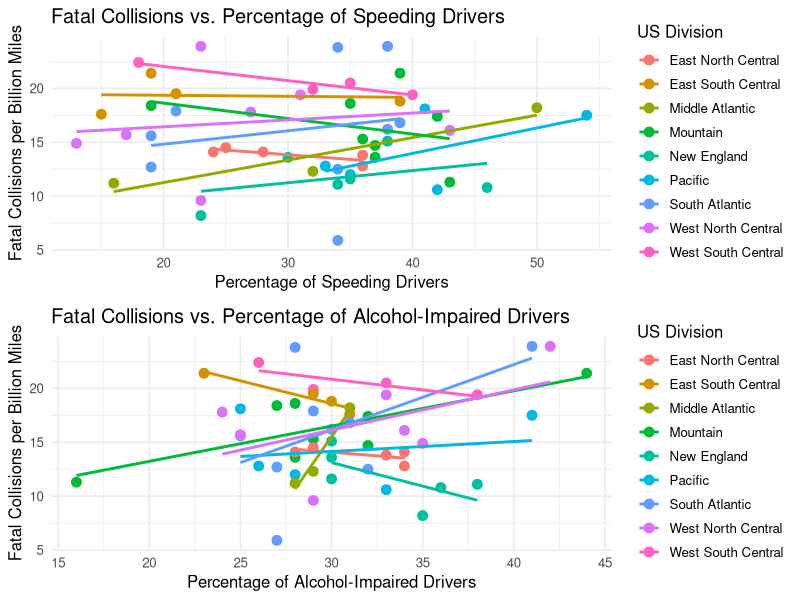
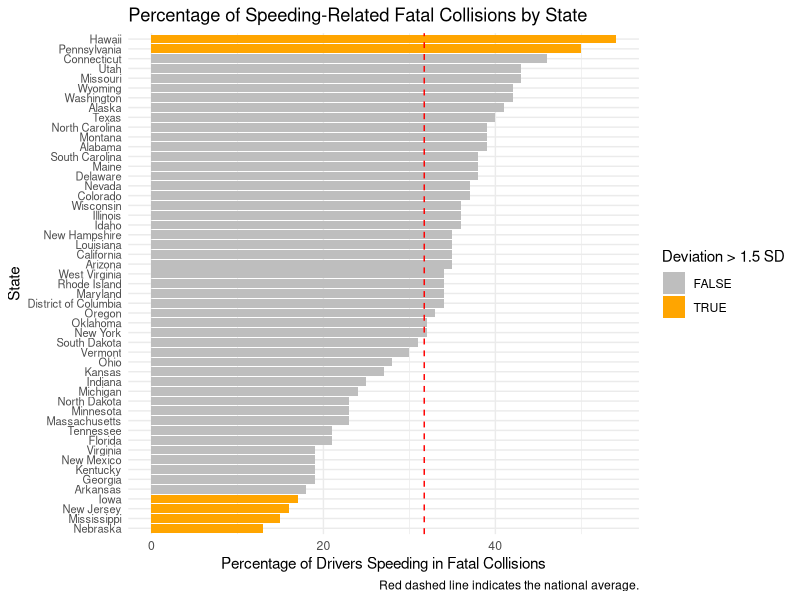
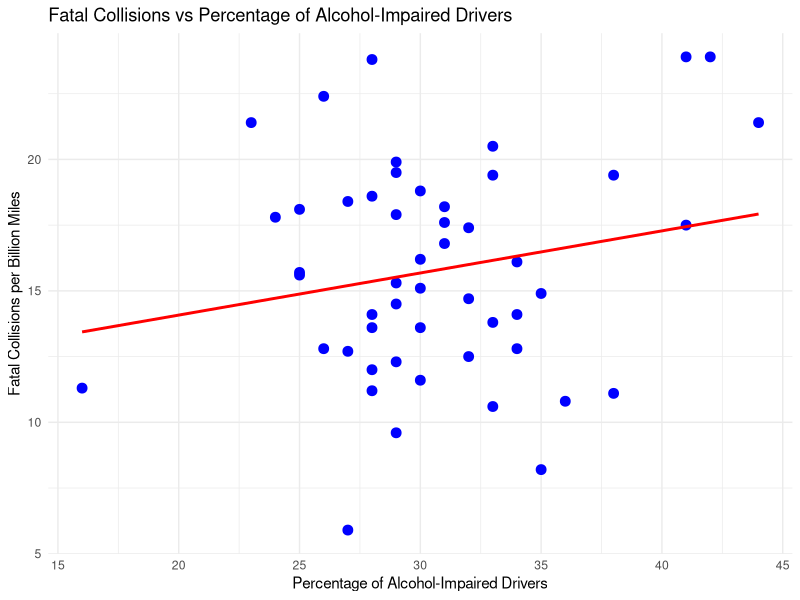
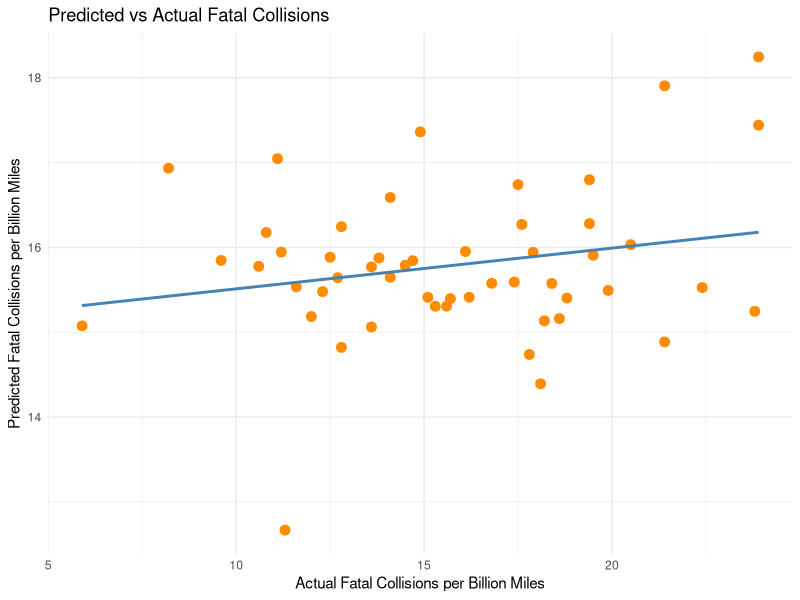

Write R code to recreate these figures, in order.
## ---- chunk 1
knitr::opts_chunk$set(echo = TRUE)
## ---- chunk 2
data <- read.csv("bad-drivers.csv")
summary(data)
head(data)
## ---- chunk 3
missing_values <- colSums(is.na(data))
print("Missing values per column:")
print(missing_values)
data <- data[, colSums(is.na(data)) == 0]  
print("Columns after removing those with NAs:")
print(names(data))
## ---- chunk 4
colnames(data) <- c("State", "Fatal_Collisions_Per_Billion", "Percent_Speeding", 
                    "Percent_Alcohol", "Percent_Not_Distracted", "Percent_No_Prior", 
                    "Insurance_Premiums", "Losses_Per_Driver")
str(data)
## ---- chunk 5
data$State <- as.factor(data$State)
numeric_cols <- c("Fatal_Collisions_Per_Billion", "Percent_Speeding", "Percent_Alcohol", 
                  "Percent_Not_Distracted", "Percent_No_Prior", "Insurance_Premiums", 
                  "Losses_Per_Driver")
data[numeric_cols] <- lapply(data[numeric_cols], as.numeric)
## ---- chunk 6
duplicates <- duplicated(data)
print("Number of duplicate rows:")
print(sum(duplicates))

data <- data[!duplicates, ]  

print("Final cleaned data:")
head(data)
## ---- chunk 7
library(tidyverse)
library(ggplot2)
library(dplyr)
library(tidyr)
library(reshape2)
library(gridExtra)
## ---- chunk 8
divisions <- list(
  `New England` = c("Connecticut", "Maine", "Massachusetts", "New Hampshire", "Rhode Island", "Vermont"),
  `Middle Atlantic` = c("New Jersey", "New York", "Pennsylvania"),
  `East North Central` = c("Illinois", "Indiana", "Michigan", "Ohio", "Wisconsin"),
  `West North Central` = c("Iowa", "Kansas", "Minnesota", "Missouri", "Nebraska", "North Dakota", "South Dakota"),
  `South Atlantic` = c("Delaware", "Florida", "Georgia", "Maryland", "North Carolina", "South Carolina", 
                      "Virginia", "West Virginia", "District of Columbia"),
  `East South Central` = c("Alabama", "Kentucky", "Mississippi", "Tennessee"),
  `West South Central` = c("Arkansas", "Louisiana", "Oklahoma", "Texas"),
  `Mountain` = c("Arizona", "Colorado", "Idaho", "Montana", "Nevada", "New Mexico", "Utah", "Wyoming"),
  `Pacific` = c("Alaska", "California", "Hawaii", "Oregon", "Washington")
)

data <- data %>%
  mutate(Division = case_when(
    State %in% divisions$`New England` ~ "New England",
    State %in% divisions$`Middle Atlantic` ~ "Middle Atlantic",
    State %in% divisions$`East North Central` ~ "East North Central",
    State %in% divisions$`West North Central` ~ "West North Central",
    State %in% divisions$`South Atlantic` ~ "South Atlantic",
    State %in% divisions$`East South Central` ~ "East South Central",
    State %in% divisions$`West South Central` ~ "West South Central",
    State %in% divisions$`Mountain` ~ "Mountain",
    State %in% divisions$`Pacific` ~ "Pacific",
    TRUE ~ NA_character_
  ))


speed_alcohol_collisions <- data %>%
  select(State, Fatal_Collisions_Per_Billion, Percent_Speeding, Percent_Alcohol, Division) %>%
  pivot_longer(cols = c("Percent_Speeding", "Percent_Alcohol"),
               names_to = "Behavior",
               values_to = "Percentage")

## ---- chunk 9
# Scatter plot of Fatal Collisions vs. Speeding, colored by Division
plot_speeding <- ggplot(speed_alcohol_collisions %>% filter(Behavior == "Percent_Speeding"),
                        aes(x = Percentage, y = Fatal_Collisions_Per_Billion, color = Division)) +
  geom_point(size = 3) + 
  geom_smooth(method = 'lm', se = FALSE) +
  labs(title = "Fatal Collisions vs. Percentage of Speeding Drivers",
       x = "Percentage of Speeding Drivers",
       y = "Fatal Collisions per Billion Miles",
       color = "US Division") +
  theme_minimal(base_size = 12) 

## ---- chunk 10
# Scatter plot of Fatal Collisions vs. Alcohol Impairment, colored by Division
plot_alcohol <- ggplot(speed_alcohol_collisions %>% filter(Behavior == "Percent_Alcohol"),
                         aes(x = Percentage, y = Fatal_Collisions_Per_Billion, color = Division)) +
  geom_point(size = 3) + 
  geom_smooth(method = 'lm', se = FALSE) +
  labs(title = "Fatal Collisions vs. Percentage of Alcohol-Impaired Drivers",
       x = "Percentage of Alcohol-Impaired Drivers",
       y = "Fatal Collisions per Billion Miles",
       color = "US Division") +
  theme_minimal(base_size = 12)

grid.arrange(plot_speeding, plot_alcohol, ncol = 1)
## ---- chunk 11
# Calculate national average and standard deviation for speeding percentage
national_avg_speeding <- mean(data$Percent_Speeding, na.rm = TRUE)
national_sd_speeding <- sd(data$Percent_Speeding, na.rm = TRUE)

# Print the national average and SD
print(paste("National Average Percentage Speeding:", round(national_avg_speeding, 2)))
print(paste("National Standard Deviation Percentage Speeding:", round(national_sd_speeding, 2)))

# Add deviation in SD units to the data frame
data <- data %>%
  mutate(Speeding_Deviation_SD = (Percent_Speeding - national_avg_speeding) / national_sd_speeding)

# Identify states deviating significantly (e.g., more than 1.5 SD from the mean)
significant_deviators <- data %>%
  filter(abs(Speeding_Deviation_SD) > 1.5) %>%
  
  arrange(desc(Speeding_Deviation_SD))

print("States with speeding percentages > 1.5 SD from national average:")
print(significant_deviators %>% select(State, Percent_Speeding, Speeding_Deviation_SD))
## ---- chunk 12
# Plot Percentage Speeding by State, ordered, with national average line
plot_speeding_states <- ggplot(data, aes(x = reorder(State, Percent_Speeding), y = Percent_Speeding)) +
  geom_col(aes(fill = Speeding_Deviation_SD > 1.5 | Speeding_Deviation_SD < -1.5)) + # Highlight significant deviators
  geom_hline(yintercept = national_avg_speeding, color = "red", linetype = "dashed") +
  scale_fill_manual(values = c("grey", "orange"), name = "Deviation > 1.5 SD") +
  coord_flip() + # Flip coordinates for better state label readability
  labs(title = "Percentage of Speeding-Related Fatal Collisions by State",
       x = "State",
       y = "Percentage of Drivers Speeding in Fatal Collisions",
       caption = "Red dashed line indicates the national average.") +
  theme_minimal(base_size = 11) +
  theme(axis.text.y = element_text(size = 8)) # Adjust y-axis text size if needed

print(plot_speeding_states)
## ---- chunk 13
# Build the linear regression model using the cleaned data
collision_model <- lm(Fatal_Collisions_Per_Billion ~ Percent_Speeding + Percent_Alcohol + Percent_Not_Distracted, data = data)

# Display the model summary which contains coefficients, p-values, R-squared, etc.
summary(collision_model)
## ---- chunk 14
# 📈 Graph 1: Fatal Collisions vs Percent Alcohol (Simple Scatter)
ggplot(data, aes(x = Percent_Alcohol, y = Fatal_Collisions_Per_Billion)) +
  geom_point(color = "blue", size = 3) +
  geom_smooth(method = "lm", se = FALSE, color = "red") +
  labs(title = "Fatal Collisions vs Percentage of Alcohol-Impaired Drivers",
       x = "Percentage of Alcohol-Impaired Drivers",
       y = "Fatal Collisions per Billion Miles") +
  theme_minimal()



# 📈 Graph 2: Predicted vs Actual Fatal Collisions (Smoothed)
# Predict values again if needed
data$Predicted_Collisions <- predict(collision_model)

ggplot(data, aes(x = Fatal_Collisions_Per_Billion, y = Predicted_Collisions)) +
  geom_point(color = "darkorange", size = 3) +
  geom_smooth(method = "lm", se = FALSE, color = "steelblue") +
  labs(title = "Predicted vs Actual Fatal Collisions",
       x = "Actual Fatal Collisions per Billion Miles",
       y = "Predicted Fatal Collisions per Billion Miles") +
  theme_minimal()
